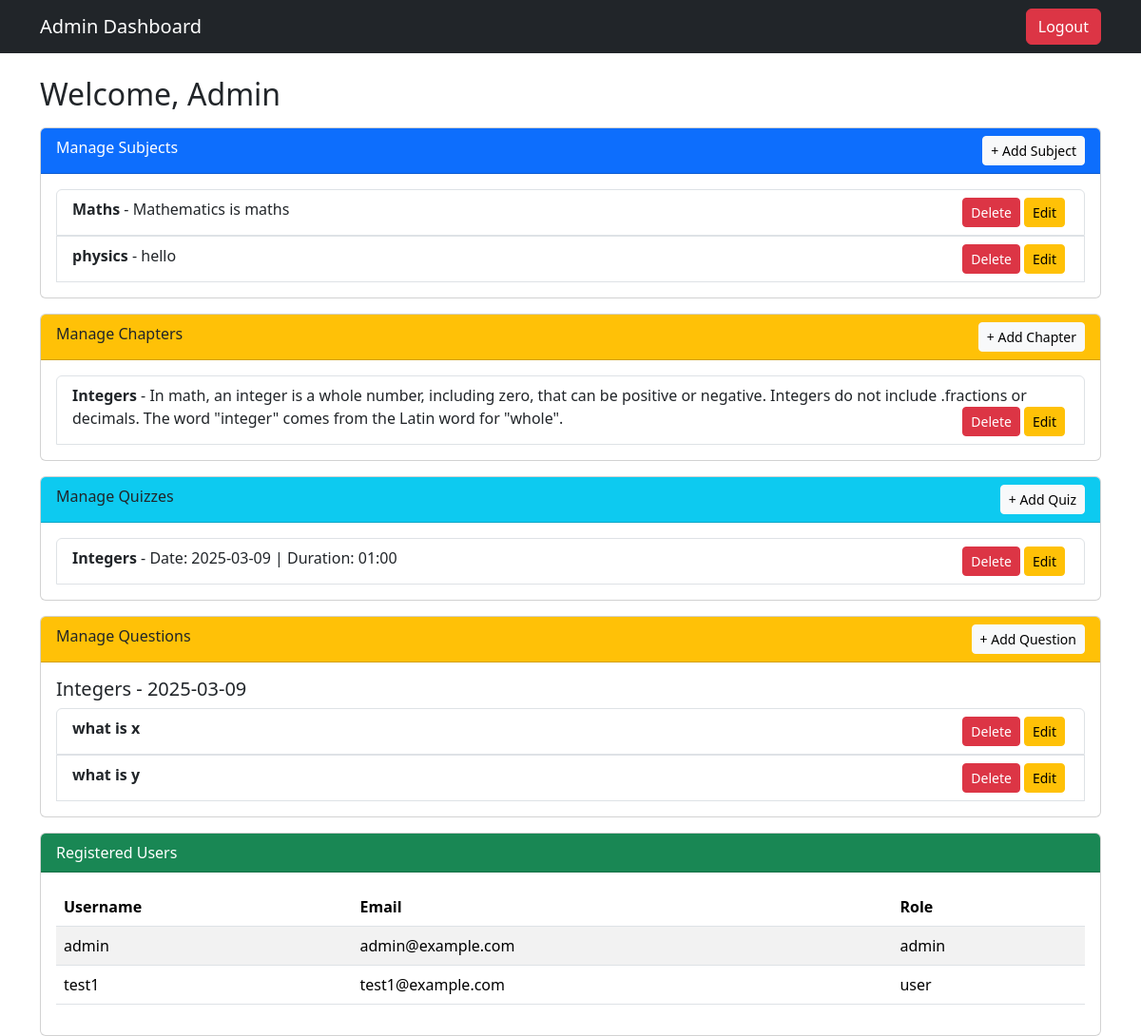
The page /admin_dashboard (signed in) on the database as committed earlier.
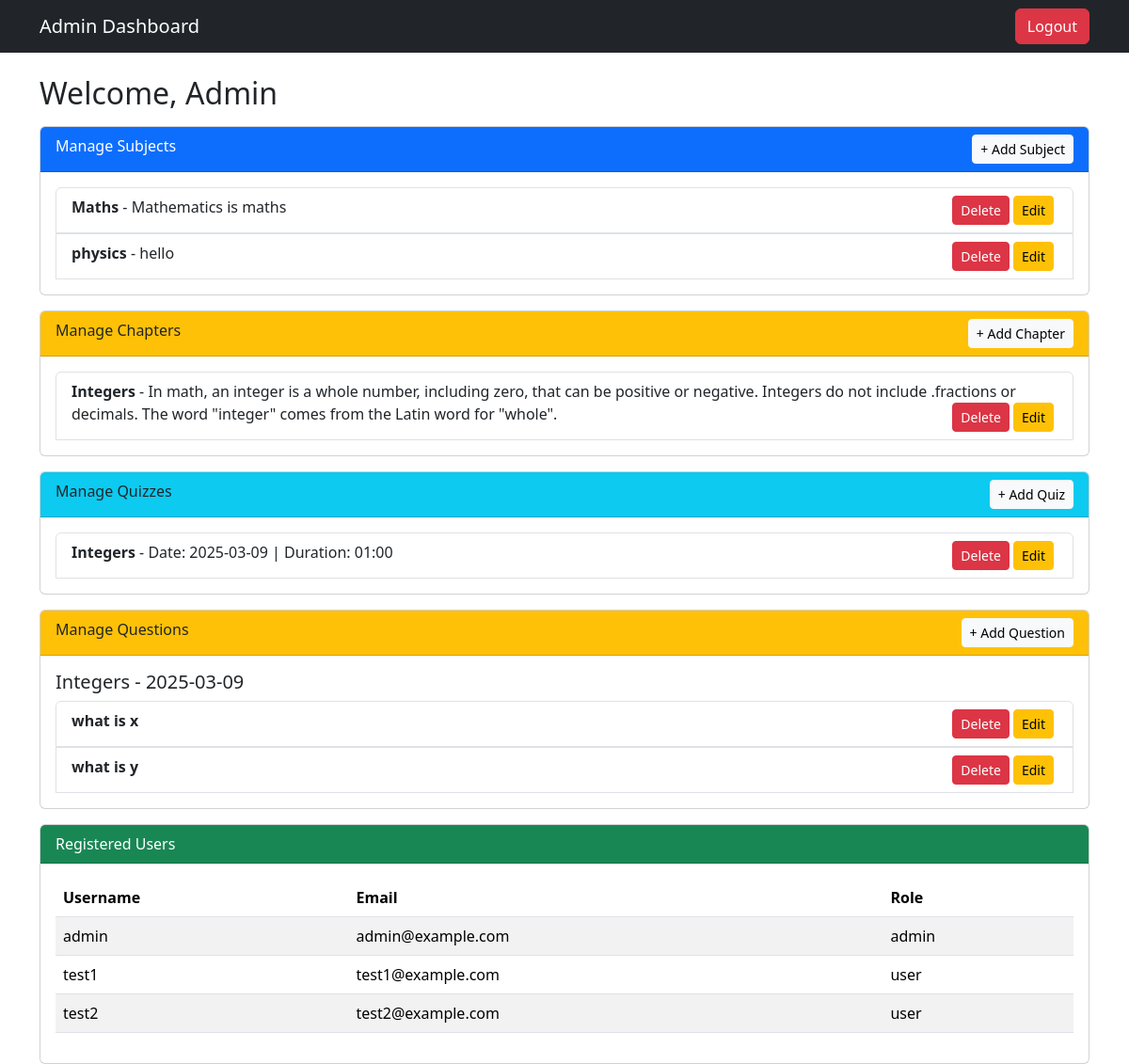
The same page on the database as committed later.
### app.py (models this page shows)
class Subject(db.Model):
    __tablename__ = 'subject'
    SubjectID = db.Column(db.Integer, primary_key=True, autoincrement=True)
    Subjectname = db.Column(db.String(500), nullable=False)
    Description = db.Column(db.String(500), nullable=False)

class Chapter(db.Model):
    __tablename__ = 'chapter'
    ChapterID = db.Column(db.Integer, primary_key=True, autoincrement=True)
    Chaptername = db.Column(db.String(500), nullable=False)
    Description = db.Column(db.String(500), nullable=False)
    QuizR = db.relationship('Quiz', backref='chapter', lazy=True)
    SubjectID = db.Column(db.Integer, db.ForeignKey('subject.SubjectID'), nullable=False)
    subject = db.relationship('Subject', backref='chapters')

class Quiz(db.Model):
    __tablename__ = 'quiz'
    QuizID = db.Column(db.Integer, primary_key=True, autoincrement=True)
    Date_of_quiz = db.Column(db.Date, nullable=False)
    Time_duration = db.Column(db.String(5), nullable=False)  # Stores "HH:MM"
    Remarks = db.Column(db.String(500))
    ChapterID = db.Column(db.Integer, db.ForeignKey('chapter.ChapterID'), nullable=False)
    QuestionsR = db.relationship('Questions', backref='quiz', lazy=True)

class Questions(db.Model):
    __tablename__ = 'questions'
    QuestionID = db.Column(db.Integer, primary_key=True, autoincrement=True)
    Question_statement = db.Column(db.String(500), nullable=False)
    Option1 = db.Column(db.String(500), nullable=False)
    Option2 = db.Column(db.String(500), nullable=False)
    Option3 = db.Column(db.String(500), nullable=False)
    Option4 = db.Column(db.String(500), nullable=False)
    Correct_option = db.Column(db.String(500), nullable=False)
    QuizID = db.Column(db.Integer, db.ForeignKey('quiz.QuizID'), nullable=False)

class User(db.Model):
    __tablename__ = 'user'
    UserID = db.Column(db.Integer, primary_key=True, autoincrement=True)
    Username = db.Column(db.String(500), nullable=False, unique=True)
    Email = db.Column(db.String(500), nullable=False, unique=True)
    Password = db.Column(db.String(500), nullable=False)
    Fullname = db.Column(db.String(500), nullable=False)
    Qualification = db.Column(db.String(500), nullable=False)
    DOB = db.Column(db.Date, nullable=False)
    Role = db.Column(db.String(10), nullable=False, default="user")  # 'admin' or 'user'

### app.py (the view)
@app.route('/admin_dashboard')
def admin_dashboard():
    if 'user_id' not in session or session['role'] != 'admin':
        flash("Unauthorized Access!", "danger")
        return redirect(url_for("home"))
    users = User.query.all()
    subjects = Subject.query.all()
    quizzes = Quiz.query.all()
    chapters = Chapter.query.all()
    return render_template("admin_dashboard.html", users=users, subjects=subjects, quizzes=quizzes, chapters=chapters)

### templates/admin_dashboard.html (shortened to what the changed rows need)
<!DOCTYPE html>
<html lang="en">
<head>
    <link href="https://cdn.jsdelivr.net/npm/bootstrap@5.3.2/dist/css/bootstrap.min.css" rel="stylesheet">
</head>
<body>
    <div class="container mt-4">
        <h2>Welcome, Admin</h2>
<div class="card mt-3">
    <div class="card-body">
        {% if subjects %}
        <ul class="list-group">
            {% for subject in subjects %}
            <li class="list-group-item">
                <strong>{{ subject.Subjectname }}</strong> - {{ subject.Description }}
                <button class="btn btn-warning btn-sm float-end mx-1" data-bs-toggle="modal" data-bs-target="#editSubjectModal{{ subject.SubjectID }}">Edit</button>
                <a href="{{ url_for('delete_subject', subject_id=subject.SubjectID) }}" class="btn btn-danger btn-sm float-end">Delete</a>
            </li>
            {% endfor %}
        </ul>
        {% else %}
        <p>No subjects available.</p>
        {% endif %}
    </div>
</div>
<div class="card mt-3">
    <div class="card-body">
        {% if chapters %}
        <ul class="list-group">
            {% for chapter in chapters %}
            <li class="list-group-item">
                <strong>{{ chapter.Chaptername }}</strong> - {{ chapter.Description }}
                <button class="btn btn-warning btn-sm float-end mx-1" data-bs-toggle="modal" data-bs-target="#editChapterModal{{ chapter.ChapterID }}">Edit</button>
                <a href="{{ url_for('delete_chapter', chapter_id=chapter.ChapterID) }}" class="btn btn-danger btn-sm float-end">Delete</a>
            </li>
            {% endfor %}
        </ul>
        {% else %}
        <p>No chapters available.</p>
        {% endif %}
    </div>
</div>
<div class="card mt-3">
    <div class="card-body">
        {% if quizzes %}
        <ul class="list-group">
            {% for quiz in quizzes %}
            <li class="list-group-item">
                <strong>{{ quiz.chapter.Chaptername }}</strong> - Date: {{ quiz.Date_of_quiz }} | Duration: {{ quiz.Time_duration }}
                <button class="btn btn-warning btn-sm float-end mx-1" data-bs-toggle="modal" data-bs-target="#editQuizModal{{ quiz.QuizID }}">Edit</button>
                <a href="{{ url_for('delete_quiz', quiz_id=quiz.QuizID) }}" class="btn btn-danger btn-sm float-end">Delete</a>
            </li>
            {% endfor %}
        </ul>
        {% else %}
        <p>No quizzes available.</p>
        {% endif %}
    </div>
</div>
<div class="card mt-3">
    <div class="card-body">
        {% if quizzes %}
            {% for quiz in quizzes %}
                <h5>{{ quiz.chapter.Chaptername }} - {{ quiz.Date_of_quiz }}</h5>
                <ul class="list-group">
                    {% for question in quiz.QuestionsR %}
                        <li class="list-group-item">
                            <strong>{{ question.Question_statement }}</strong>
                            <button class="btn btn-warning btn-sm float-end mx-1" data-bs-toggle="modal" data-bs-target="#editQuestionModal{{ question.QuestionID }}">Edit</button>
                            <a href="{{ url_for('delete_question', question_id=question.QuestionID) }}" class="btn btn-danger btn-sm float-end">Delete</a>
                        </li>
                    {% endfor %}
                </ul>
            {% endfor %}
        {% else %}
            <p>No quizzes available.</p>
        {% endif %}
    </div>
</div>
        <div class="card mt-3">
            <div class="card-body">
                {% if users %}
                <table class="table table-striped">
                    <thead>
                        <tr>
                            <th>Username</th>
                            <th>Email</th>
                            <th>Role</th>
                        </tr>
                    </thead>
                    <tbody>
                        {% for user in users %}
                        <tr>
                            <td>{{ user.Username }}</td>
                            <td>{{ user.Email }}</td>
                            <td>{{ user.Role }}</td>
                        </tr>
                        {% endfor %}
                    </tbody>
                </table>
                {% else %}
                <p>No registered users.</p>
                {% endif %}
            </div>
        </div>
</body>
</html>

Rows that differ between the two databases and show on the page:
added User: Username "test2", Email "test2@example.com", Role "user"
